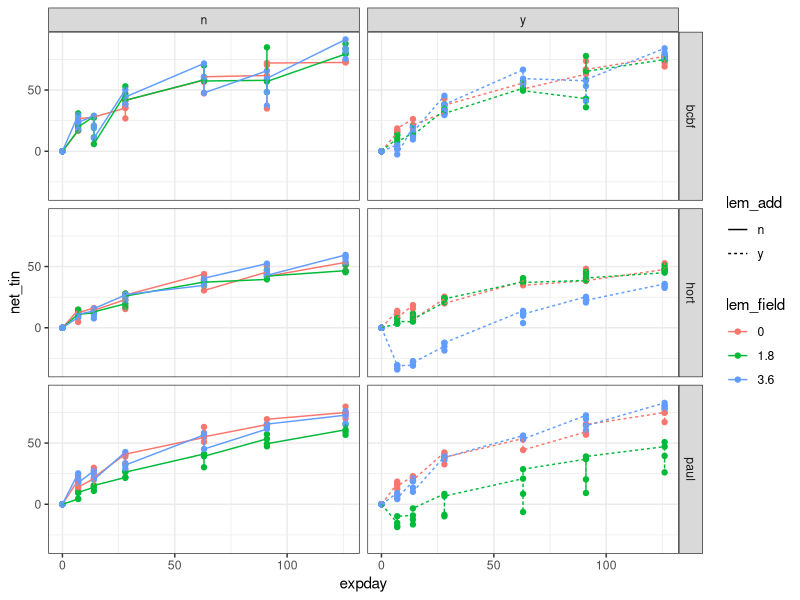
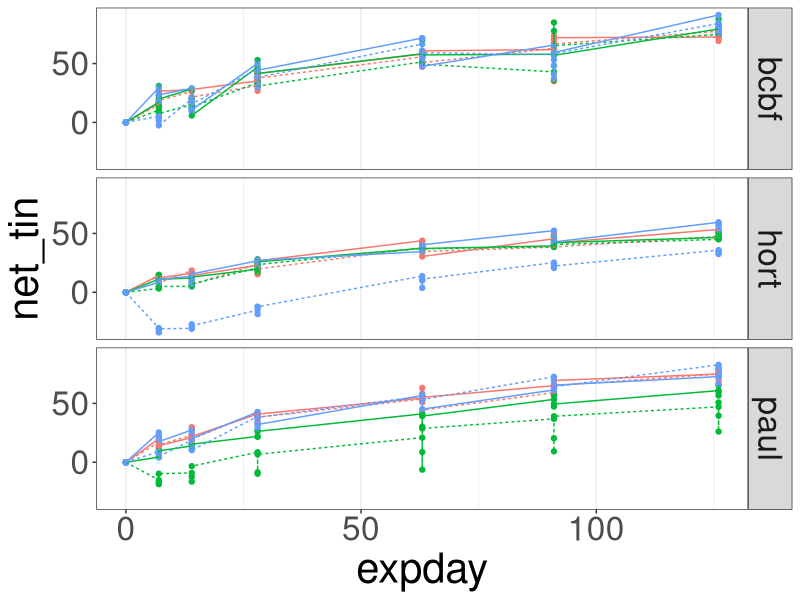
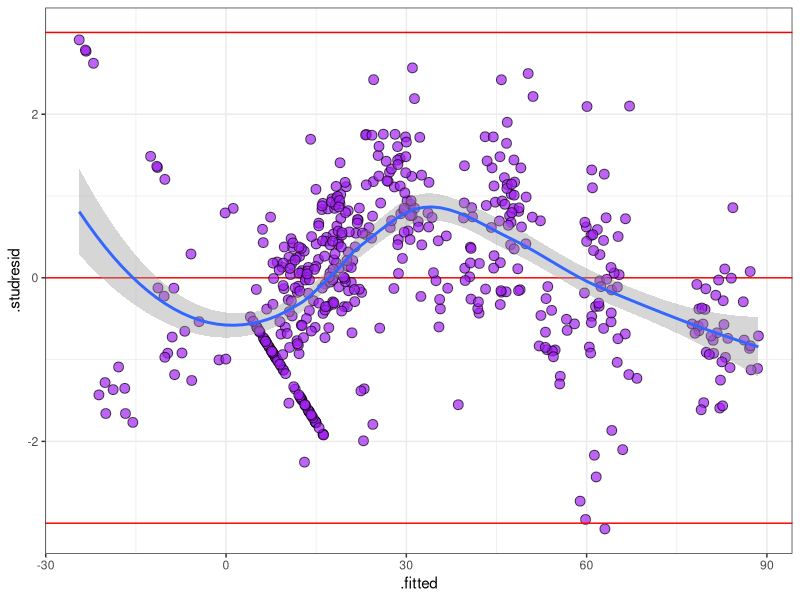
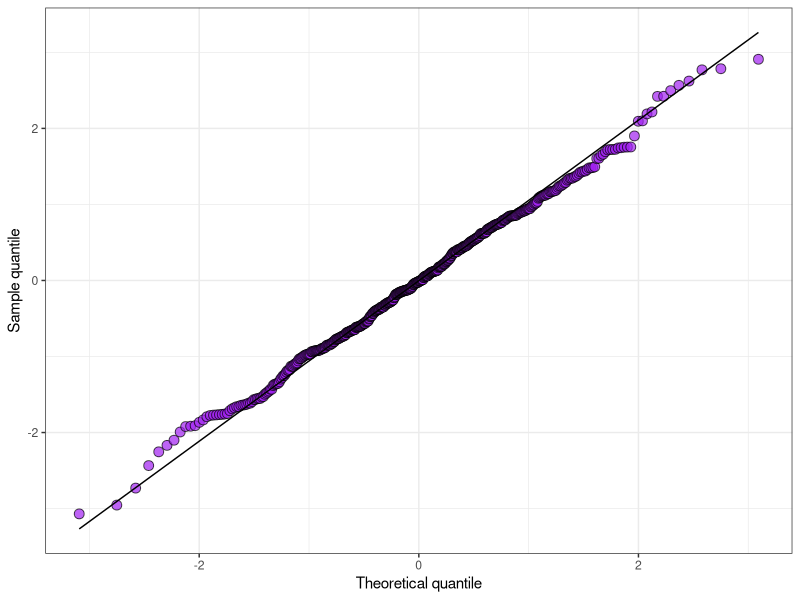
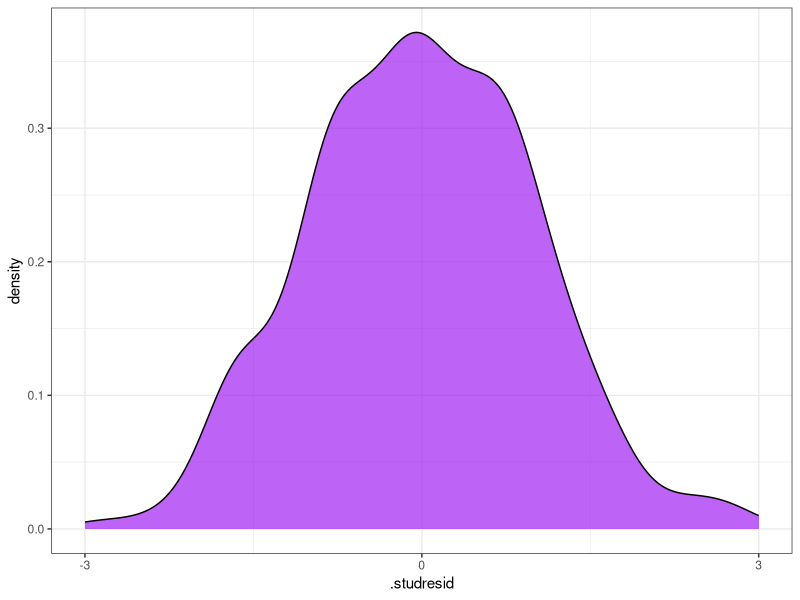
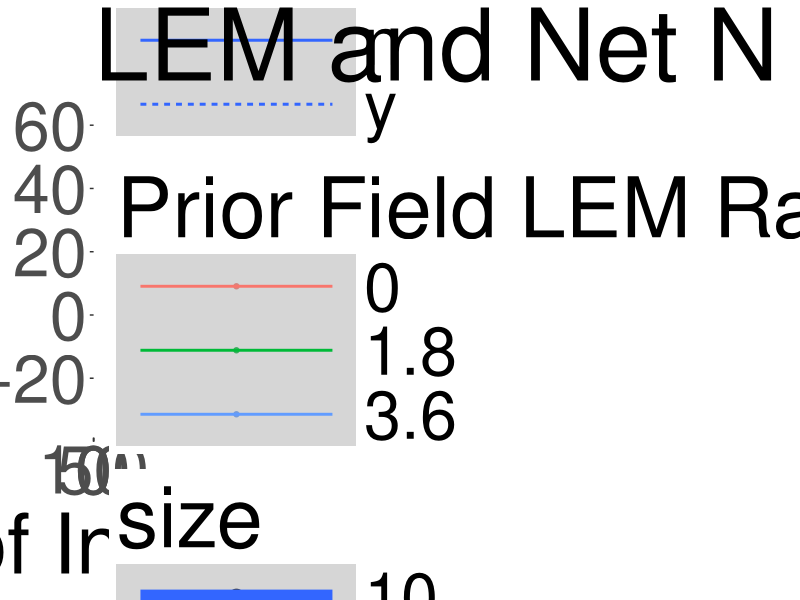
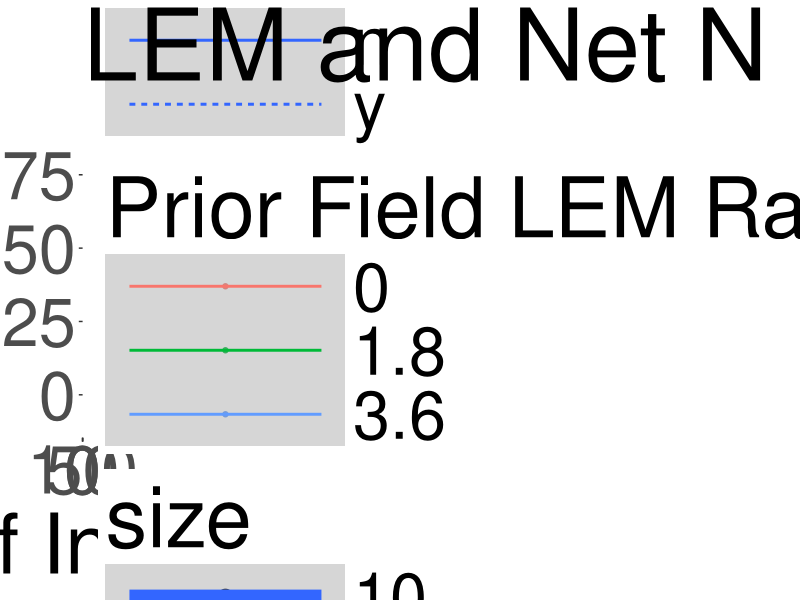
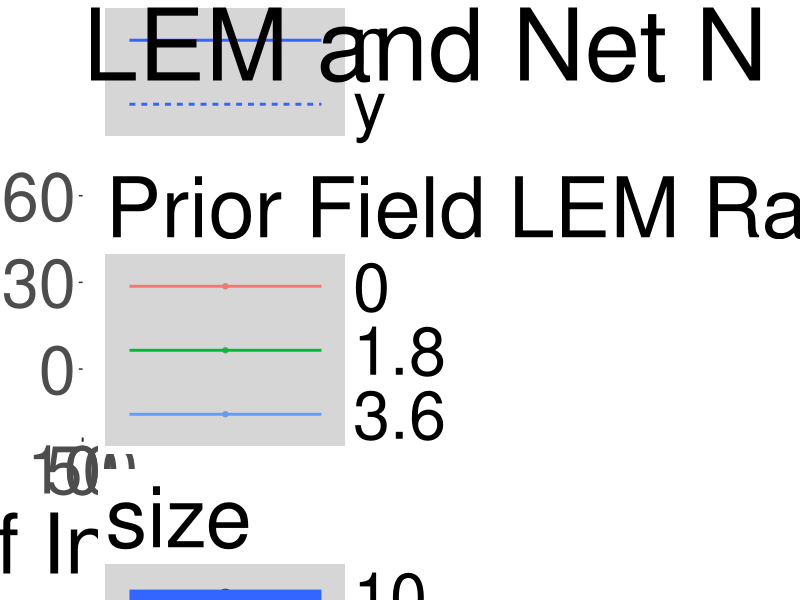

Source code (R) for these figures, in order:
## ---- chunk 1
#install.packages("reshape2")
#install.packages("patchwork")
#install.packages("nflplotR")
#library(nflplotR)

library(tidyverse) # for data wrangling and plotting
library(car) # for Anova function
library(lme4)
library(broom) # for model residuals extraction
library(emmeans) # for model mean extraction
library(multcomp) # for pairwise comparison letter display
# install.packages("multcompView")
library(multcompView)
library(reshape2)
library(patchwork)
## ---- chunk 2
all_nitrogen_raw <- read_csv("../data/incubation_nitrogen_processed.csv")

all_nitrogen_raw
## ---- chunk 3
net_tin_all <- all_nitrogen_raw %>%
  mutate(rep = factor(rep),
         lem_field = factor(lem_field),
         jartrt = factor(trtname),
         farm = factor(site)) %>%
  dplyr::select(c(date, expday, farm, lem_field, lem_add, jartrt, rep, net_tin))

net_tin_all
## ---- chunk 4
summary(net_tin_all)
## ---- chunk 5
ggplot(net_tin_all ,aes(x = expday,
                       y = net_tin,
                       colour = lem_field, 
                       linetype = lem_add
                  )) + 
  facet_grid(farm~lem_add) +
  geom_point() +
  geom_line() +
  theme_bw()


#ggsave("../output/no3_incubation_plot.png",
 #      height = 4,
  #     width = 6)
## ---- chunk 6
ggplot(net_tin_all, aes(x = expday,
                       y = net_tin,
                       colour = lem_field, 
                       linetype = lem_add
                  )) + 
  facet_grid(farm~.) +
  geom_point() +
  geom_line() +
  theme_bw() +
  scale_fill_viridis_d() +
    theme(panel.grid.major.y = element_blank(),
        panel.grid.minor.y = element_blank(),
        text = element_text(size = 30),
        legend.position = "none")


## ---- chunk 7
# Changing to sum-to-zero contrast
options(contrasts = c("contr.sum", "contr.poly"))
net_tin_all

# Model fitting
net_tin_mod <- lm(net_tin ~ rep + expday*lem_add*farm*lem_field, 
               data = net_tin_all)
net_tin_mod

# Summary
summary(net_tin_mod)
## ---- chunk 8
Anova(net_tin_mod, type=3)
## ---- chunk 9
net_tin_resid <- augment(net_tin_mod) %>%
  mutate(.studresid=rstudent(net_tin_mod))

net_tin_resid
## ---- chunk 10
ggplot(net_tin_resid, aes(x=.fitted, y=.studresid))+
  geom_hline(yintercept = 0, color="red")+
  geom_point(shape = 21,
             fill = "purple", 
             size = 3,
             alpha = .7)+
  geom_smooth()+
  geom_hline(yintercept = c(-3,3), color = "red")+
  theme_bw()
## ---- chunk 11
ggplot(net_tin_resid, aes(sample=.studresid))+
  stat_qq(  shape = 21,
            fill = "purple", 
            size = 3,
            alpha = .7
  )+
  stat_qq_line()+
  labs(x = "Theoretical quantile",
       y = "Sample quantile")+
  theme_bw()
## ---- chunk 12
ggplot(net_tin_resid, aes(x=.studresid))+
  geom_density(color = "black",
               fill = "purple",
               alpha = .7)+
  scale_x_continuous(breaks = c(-3,0,3), limits = c(-3,3))+
  theme_bw()

## ---- chunk 13
net_tin_hort <- net_tin_all %>%
  filter(farm == "hort") %>%
  mutate(trtname = paste0(lem_field, "-", lem_add))

net_tin_hort

net_tin_bcbf <- net_tin_all %>%
  filter(farm == "bcbf")%>%
  mutate(trtname = paste0(lem_field, "-", lem_add))

net_tin_bcbf

net_tin_paul <- net_tin_all %>%
  filter(farm == "paul")%>%
  mutate(trtname = paste0(lem_field, "-", lem_add))

net_tin_paul


## ---- chunk 14
# Changing to sum-to-zero contrast
options(contrasts = c("contr.sum", "contr.poly"))
net_tin_hort

# Model fitting
net_tin_mod_hort <- lm(net_tin ~ rep + expday*lem_add*lem_field, 
               data = net_tin_hort)
net_tin_mod_hort

# Summary
summary(net_tin_hort)
## ---- chunk 15
Anova(net_tin_mod_hort, type=3)
## ---- chunk 16
ggplot(net_tin_hort,aes(x = expday,
                       y = net_tin,
                       colour = lem_field, 
                       linetype = lem_add
                  )) +
  geom_point(aes(size = 10)) +
  geom_smooth(aes(size = 10)) +
  theme_bw() +
    labs(title = "LEM and Net N Mineralization- HORT Site Soils",
       colour = "Prior Field LEM Rate",
       linetype = "LEM Added At Start",
       y = "Net N (mg N/kg dry soil)",
       x = "Days of Incubation") +
  scale_fill_viridis_d() +
    theme(panel.grid.major.y = element_blank(),
        panel.grid.minor.y = element_blank(),
        text = element_text(size = 60),
        legend.key.width = rel(10))

ggsave("../output/hort_tin.png",
       height = 12,
       width = 35)
## ---- chunk 17
net_tin_h0 <- net_tin_hort %>%
  filter(expday == 0)

net_tin_h0

net_tin_h7 <- net_tin_hort %>%
  filter(expday == 7)

net_tin_h7

net_tin_h14 <- net_tin_hort %>%
  filter(expday == 14)

net_tin_h14

net_tin_h28 <- net_tin_hort %>%
  filter(expday == 28)

net_tin_h28

net_tin_h63 <- net_tin_hort %>%
  filter(expday == 63)

net_tin_h63

net_tin_h91 <- net_tin_hort %>%
  filter(expday == 91)

net_tin_h91

net_tin_h126 <- net_tin_hort %>%
  filter(expday == 126)

net_tin_h126
## ---- chunk 18
# Changing to sum-to-zero contrast
options(contrasts = c("contr.sum", "contr.poly"))

# Model fitting
net_tin_mod_h0 <- lm(net_tin ~ rep + lem_add*lem_field, 
               data = net_tin_h0)
net_tin_mod_h7 <- lm(net_tin ~ rep + lem_add*lem_field, 
               data = net_tin_h7)
net_tin_mod_h14 <- lm(net_tin ~ rep + lem_add*lem_field, 
               data = net_tin_h14)
net_tin_mod_h28 <- lm(net_tin ~ rep + lem_add*lem_field, 
               data = net_tin_h28)
net_tin_mod_h63 <- lm(net_tin ~ rep + lem_add*lem_field, 
               data = net_tin_h63)
net_tin_mod_h91 <- lm(net_tin ~ rep + lem_add*lem_field, 
               data = net_tin_h91)
net_tin_mod_h126 <- lm(net_tin ~ rep + lem_add*lem_field, 
               data = net_tin_h126)

## ---- chunk 19
#Anova(net_tin_mod_h0, type=3)
Anova(net_tin_mod_h7, type=3)
Anova(net_tin_mod_h14, type=3)
Anova(net_tin_mod_h28, type=3)
Anova(net_tin_mod_h63, type=3)
Anova(net_tin_mod_h91, type=3)
Anova(net_tin_mod_h126, type=3)

## ---- chunk 20


net_tin_means_h7 <- emmeans(net_tin_mod_h7,
                          ~lem_add:lem_field)
net_tin_cld_h7 <- cld(net_tin_means_h7, 
                   reversed=T, 
                   adjust="none",
               Letters=letters,
               alpha = 0.05)
net_tin_cld_h7

net_tin_means_h14 <- emmeans(net_tin_mod_h14,
                          ~lem_add:lem_field)
net_tin_cld_h14 <- cld(net_tin_means_h14, 
                   reversed=T, 
                   adjust="none",
               Letters=letters,
               alpha = 0.05)
net_tin_cld_h14

net_tin_means_h28 <- emmeans(net_tin_mod_h28,
                          ~lem_add:lem_field)
net_tin_cld_h28 <- cld(net_tin_means_h28, 
                   reversed=T, 
                   adjust="none",
               Letters=letters,
               alpha = 0.05)
net_tin_cld_h28

net_tin_means_h63 <- emmeans(net_tin_mod_h63,
                          ~lem_add:lem_field)
net_tin_cld_h63 <- cld(net_tin_means_h63, 
                   reversed=T, 
                   adjust="none",
               Letters=letters,
               alpha = 0.05)
net_tin_cld_h63

net_tin_means_h91 <- emmeans(net_tin_mod_h91,
                          ~lem_add:lem_field)
net_tin_cld_h91 <- cld(net_tin_means_h91, 
                   reversed=T, 
                   adjust="none",
               Letters=letters,
               alpha = 0.05)
net_tin_cld_h91

net_tin_means_h126 <- emmeans(net_tin_mod_h126,
                          ~lem_add:lem_field)
net_tin_cld_h126 <- cld(net_tin_means_h126, 
                   reversed=T, 
                   adjust="none",
               Letters=letters,
               alpha = 0.05)
net_tin_cld_h126

## ---- chunk 21
# Changing to sum-to-zero contrast
options(contrasts = c("contr.sum", "contr.poly"))
net_tin_bcbf

# Model fitting
net_tin_mod_bcbf <- lm(net_tin ~ rep + expday*lem_add*lem_field, 
               data = net_tin_bcbf)
net_tin_mod_bcbf

# Summary
summary(net_tin_bcbf)
## ---- chunk 22
Anova(net_tin_mod_bcbf, type=3)
## ---- chunk 23
ggplot(net_tin_bcbf,aes(x = expday,
                       y = net_tin,
                       colour = lem_field, 
                       linetype = lem_add
                  )) +
  geom_point(aes(size = 10)) +
  geom_smooth(aes(size = 10)) +
  theme_bw() +
    labs(title = "LEM and Net N Mineralization- BCBF Site Soils",
       colour = "Prior Field LEM Rate",
       linetype = "LEM Added At Start",
       y = "Net N (mg N/kg dry soil)",
       x = "Days of Incubation") +
  scale_fill_viridis_d() +
    theme(panel.grid.major.y = element_blank(),
        panel.grid.minor.y = element_blank(),
        text = element_text(size = 60),
        legend.key.width = rel(10))

ggsave("../output/bcbf_tin.png",
       height = 12,
       width = 35)
## ---- chunk 24
net_tin_b0 <- net_tin_bcbf %>%
  filter(expday == 0)

net_tin_b0

net_tin_b7 <- net_tin_bcbf %>%
  filter(expday == 7)

net_tin_b7

net_tin_b14 <- net_tin_bcbf %>%
  filter(expday == 14)

net_tin_b14

net_tin_b28 <- net_tin_bcbf %>%
  filter(expday == 28)

net_tin_b28

net_tin_b63 <- net_tin_bcbf %>%
  filter(expday == 63)

net_tin_b63

net_tin_b91 <- net_tin_bcbf %>%
  filter(expday == 91)

net_tin_b91

net_tin_b126 <- net_tin_bcbf %>%
  filter(expday == 126)

net_tin_b126
## ---- chunk 25
# Changing to sum-to-zero contrast
options(contrasts = c("contr.sum", "contr.poly"))

# Model fitting
net_tin_mod_b0 <- lm(net_tin ~ rep + lem_add*lem_field, 
               data = net_tin_b0)
net_tin_mod_b7 <- lm(net_tin ~ rep + lem_add*lem_field, 
               data = net_tin_b7)
net_tin_mod_b14 <- lm(net_tin ~ rep + lem_add*lem_field, 
               data = net_tin_b14)
net_tin_mod_b28 <- lm(net_tin ~ rep + lem_add*lem_field, 
               data = net_tin_b28)
net_tin_mod_b63 <- lm(net_tin ~ rep + lem_add*lem_field, 
               data = net_tin_b63)
net_tin_mod_b91 <- lm(net_tin ~ rep + lem_add*lem_field, 
               data = net_tin_b91)
net_tin_mod_b126 <- lm(net_tin ~ rep + lem_add*lem_field, 
               data = net_tin_b126)

## ---- chunk 26
#Anova(net_tin_mod_b0, type=3)
Anova(net_tin_mod_b7, type=3)
Anova(net_tin_mod_b14, type=3)
Anova(net_tin_mod_b28, type=3)
Anova(net_tin_mod_b63, type=3)
Anova(net_tin_mod_b91, type=3)
Anova(net_tin_mod_b126, type=3)

## ---- chunk 27


net_tin_means_b7 <- emmeans(net_tin_mod_b7,
                          ~lem_add:lem_field)
net_tin_cld_b7 <- cld(net_tin_means_b7, 
                   reversed=T, 
                   adjust="none",
               Letters=letters,
               alpha = 0.05)
net_tin_cld_b7

net_tin_means_b14 <- emmeans(net_tin_mod_b14,
                          ~lem_add:lem_field)
net_tin_cld_b14 <- cld(net_tin_means_b14, 
                   reversed=T, 
                   adjust="none",
               Letters=letters,
               alpha = 0.05)
net_tin_cld_b14

net_tin_means_b28 <- emmeans(net_tin_mod_b28,
                          ~lem_add:lem_field)
net_tin_cld_b28 <- cld(net_tin_means_b28, 
                   reversed=T, 
                   adjust="none",
               Letters=letters,
               alpha = 0.05)
net_tin_cld_b28

net_tin_means_b63 <- emmeans(net_tin_mod_b63,
                          ~lem_add:lem_field)
net_tin_cld_b63 <- cld(net_tin_means_b63, 
                   reversed=T, 
                   adjust="none",
               Letters=letters,
               alpha = 0.05)
net_tin_cld_b63

net_tin_means_b91 <- emmeans(net_tin_mod_b91,
                          ~lem_add:lem_field)
net_tin_cld_b91 <- cld(net_tin_means_b91, 
                   reversed=T, 
                   adjust="none",
               Letters=letters,
               alpha = 0.05)
net_tin_cld_b91

net_tin_means_b126 <- emmeans(net_tin_mod_b126,
                          ~lem_add:lem_field)
net_tin_cld_b126 <- cld(net_tin_means_b126, 
                   reversed=T, 
                   adjust="none",
               Letters=letters,
               alpha = 0.05)
net_tin_cld_b126

## ---- chunk 28
# Changing to sum-to-zero contrast
options(contrasts = c("contr.sum", "contr.poly"))
net_tin_paul

# Model fitting
net_tin_mod_paul <- lm(net_tin ~ rep + expday*lem_add*lem_field, 
               data = net_tin_paul)
net_tin_mod_paul

# Summary
summary(net_tin_paul)
## ---- chunk 29
Anova(net_tin_mod_paul, type=3)
## ---- chunk 30
ggplot(net_tin_paul,aes(x = expday,
                       y = net_tin,
                       colour = lem_field, 
                       linetype = lem_add
                  )) +
  geom_point(aes(size = 10)) +
  geom_smooth(aes(size = 10)) +
  theme_bw() +
    labs(title = "LEM and Net N Mineralization- HoH Site Soils",
       colour = "Prior Field LEM Rate",
       linetype = "LEM Added At Start",
       y = "Net N (mg N/kg dry soil)",
       x = "Days of Incubation") +
  scale_fill_viridis_d() +
    theme(panel.grid.major.y = element_blank(),
        panel.grid.minor.y = element_blank(),
        text = element_text(size = 60),
        legend.key.width = rel(10))

ggsave("../output/paul_tin.png",
       height = 12,
       width = 35)
## ---- chunk 31
net_tin_p0 <- net_tin_paul %>%
  filter(expday == 0)

net_tin_p0

net_tin_p7 <- net_tin_paul %>%
  filter(expday == 7)

net_tin_p7

net_tin_p14 <- net_tin_paul %>%
  filter(expday == 14)

net_tin_p14

net_tin_p28 <- net_tin_paul %>%
  filter(expday == 28)

net_tin_p28

net_tin_p63 <- net_tin_paul %>%
  filter(expday == 63)

net_tin_p63

net_tin_p91 <- net_tin_paul %>%
  filter(expday == 91)

net_tin_p91

net_tin_p126 <- net_tin_paul %>%
  filter(expday == 126)

net_tin_p126
## ---- chunk 32
# Changing to sum-to-zero contrast
options(contrasts = c("contr.sum", "contr.poly"))

# Model fitting
net_tin_mod_p0 <- lm(net_tin ~ rep + lem_add*lem_field, 
               data = net_tin_p0)
net_tin_mod_p7 <- lm(net_tin ~ rep + lem_add*lem_field, 
               data = net_tin_p7)
net_tin_mod_p14 <- lm(net_tin ~ rep + lem_add*lem_field, 
               data = net_tin_p14)
net_tin_mod_p28 <- lm(net_tin ~ rep + lem_add*lem_field, 
               data = net_tin_p28)
net_tin_mod_p63 <- lm(net_tin ~ rep + lem_add*lem_field, 
               data = net_tin_p63)
net_tin_mod_p91 <- lm(net_tin ~ rep + lem_add*lem_field, 
               data = net_tin_p91)
net_tin_mod_p126 <- lm(net_tin ~ rep + lem_add*lem_field, 
               data = net_tin_p126)

## ---- chunk 33
#Anova(net_tin_mod_p0, type=3)
Anova(net_tin_mod_p7, type=3)
Anova(net_tin_mod_p14, type=3)
Anova(net_tin_mod_p28, type=3)
Anova(net_tin_mod_p63, type=3)
Anova(net_tin_mod_p91, type=3)
Anova(net_tin_mod_p126, type=3)

## ---- chunk 34


net_tin_means_p7 <- emmeans(net_tin_mod_p7,
                          ~lem_add:lem_field)
net_tin_cld_p7 <- cld(net_tin_means_p7, 
                   reversed=T, 
                   adjust="none",
               Letters=letters,
               alpha = 0.05)
net_tin_cld_p7

net_tin_means_p14 <- emmeans(net_tin_mod_p14,
                          ~lem_add:lem_field)
net_tin_cld_p14 <- cld(net_tin_means_p14, 
                   reversed=T, 
                   adjust="none",
               Letters=letters,
               alpha = 0.05)
net_tin_cld_p14

net_tin_means_p28 <- emmeans(net_tin_mod_p28,
                          ~lem_add:lem_field)
net_tin_cld_p28 <- cld(net_tin_means_p28, 
                   reversed=T, 
                   adjust="none",
               Letters=letters,
               alpha = 0.05)
net_tin_cld_p28

net_tin_means_p63 <- emmeans(net_tin_mod_p63,
                          ~lem_add:lem_field)
net_tin_cld_p63 <- cld(net_tin_means_p63, 
                   reversed=T, 
                   adjust="none",
               Letters=letters,
               alpha = 0.05)
net_tin_cld_p63

net_tin_means_p91 <- emmeans(net_tin_mod_p91,
                          ~lem_add:lem_field)
net_tin_cld_p91 <- cld(net_tin_means_p91, 
                   reversed=T, 
                   adjust="none",
               Letters=letters,
               alpha = 0.05)
net_tin_cld_p91

net_tin_means_p126 <- emmeans(net_tin_mod_p126,
                          ~lem_add:lem_field)
net_tin_cld_p126 <- cld(net_tin_means_p126, 
                   reversed=T, 
                   adjust="none",
               Letters=letters,
               alpha = 0.05)
net_tin_cld_p126
